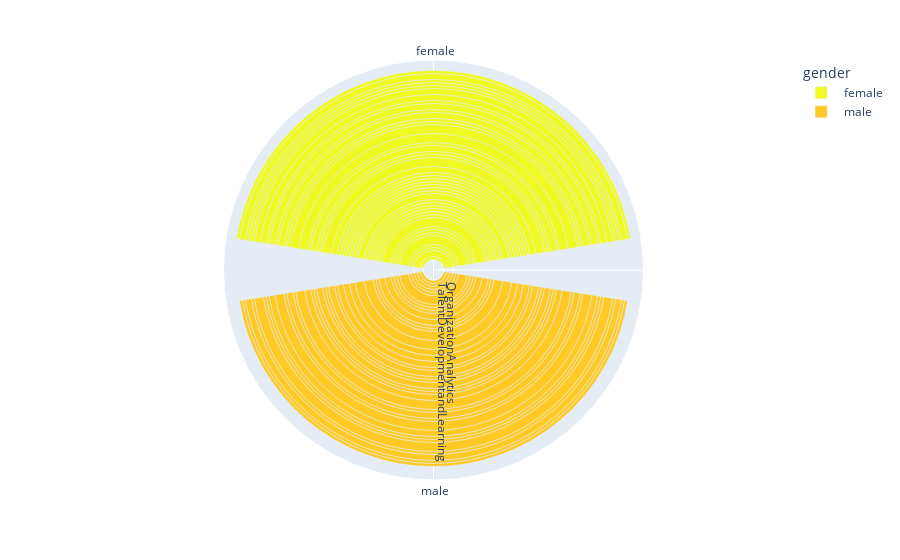

Here is the notebook cell this chart was saved with:
### Code cell
import plotly.express as px

fig = px.bar_polar(df, r="Department", theta="gender",
                   color="gender", template="plotly",
                   color_discrete_sequence= px.colors.sequential.Plasma_r)
fig.show()

### Figure 1 — Plotly figure (JSON) as saved in the notebook; plotly's stock layout.template omitted (floating-point values rounded to 4 significant figures; data arrays with more than 128 entries replaced by an {"elided": "..."} marker saying what was removed)
{"data": [{"hovertemplate": "gender=%{theta}<br>Department=%{r}<extra></extra>", "legendgroup": " female", "marker": {"color": "#f0f921"}, "name": " female", "r": {"elided": "185 str values"}, "showlegend": true, "subplot": "polar", "theta": {"elided": "185 str values"}, "type": "barpolar"}, {"hovertemplate": "gender=%{theta}<br>Department=%{r}<extra></extra>", "legendgroup": " male", "marker": {"color": "#fdca26"}, "name": " male", "r": [" TalentDevelopmentandLearning", " TalentDevelopmentandLearning", " OrganizationChange", " OrganizationChange", " OrganizationChange", " TalentDevelopmentandLearning", " TalentDevelopmentandLearning", " OrganizationChange", " TalentDevelopmentandLearning", " TalentDevelopmentandLearning", " TalentDevelopmentandLearning", " OrganizationChange", " OrganizationAnalytics", " TalentDevelopmentandLearning", " TalentDevelopmentandLearning", " TalentDevelopmentandLearning", " TalentDevelopmentandLearning", " TalentDevelopmentandLearning", " OrganizationChange", " OrganizationChange", " OrganizationChange", " TalentDevelopmentandLearning", " HR", " TalentDevelopmentandLearning", " HR", " TalentDevelopmentandLearning", " TalentDevelopmentandLearning", " OrganizationChange", " TalentDevelopmentandLearning", " OrganizationChange", " TalentDevelopmentandLearning", " TalentDevelopmentandLearning", " OrganizationAnalytics", " OrganizationAnalytics", " HR", " TalentDevelopmentandLearning", " TalentDevelopmentandLearning", " TalentDevelopmentandLearning", " HR", " TalentDevelopmentandLearning", " TalentDevelopmentandLearning", " HR", " TalentDevelopmentandLearning", " TalentDevelopmentandLearning", " OrganizationChange", " HR", " TalentDevelopmentandLearning", " TalentDevelopmentandLearning", " TalentDevelopmentandLearning", " TalentDevelopmentandLearning", " TalentDevelopmentandLearning", " OrganizationChange", " OrganizationChange", " HR", " TalentDevelopmentandLearning", " TalentDevelopmentandLearning", " TalentDevelopmentandLearning", " TalentDevelopmentandLearning", " OrganizationChange", " OrganizationChange", " TalentDevelopmentandLearning", " HR", " TalentDevelopmentandLearning", " TalentDevelopmentandLearning", " TalentDevelopmentandLearning", " OrganizationAnalytics", " OrganizationChange", " HR", " OrganizationChange", " TalentDevelopmentandLearning", " OrganizationAnalytics", " HR", " TalentDevelopmentandLearning", " TalentDevelopmentandLearning", " TalentDevelopmentandLearning", " TalentDevelopmentandLearning", " TalentDevelopmentandLearning", " OrganizationChange", " TalentDevelopmentandLearning", " OrganizationChange", " TalentDevelopmentandLearning", " TalentDevelopmentandLearning", " TalentDevelopmentandLearning", " TalentDevelopmentandLearning", " OrganizationAnalytics", " TalentDevelopmentandLearning", " TalentDevelopmentandLearning", " TalentDevelopmentandLearning", " TalentDevelopmentandLearning", " OrganizationChange", " HR", " TalentDevelopmentandLearning", " TalentDevelopmentandLearning", " OrganizationChange", " TalentDevelopmentandLearning", " OrganizationChange"], "showlegend": true, "subplot": "polar", "theta": [" male", " male", " male", " male", " male", " male", " male", " male", " male", " male", " male", " male", " male", " male", " male", " male", " male", " male", " male", " male", " male", " male", " male", " male", " male", " male", " male", " male", " male", " male", " male", " male", " male", " male", " male", " male", " male", " male", " male", " male", " male", " male", " male", " male", " male", " male", " male", " male", " male", " male", " male", " male", " male", " male", " male", " male", " male", " male", " male", " male", " male", " male", " male", " male", " male", " male", " male", " male", " male", " male", " male", " male", " male", " male", " male", " male", " male", " male", " male", " male", " male", " male", " male", " male", " male", " male", " male", " male", " male", " male", " male", " male", " male", " male", " male", " male"], "type": "barpolar"}], "layout": {"barmode": "relative", "legend": {"title": {"text": "gender"}, "tracegroupgap": 0}, "margin": {"t": 60}, "polar": {"angularaxis": {"categoryarray": [" female", " male"], "categoryorder": "array", "direction": "clockwise", "rotation": 90}, "domain": {"x": [0, 1], "y": [0, 1]}}}}
